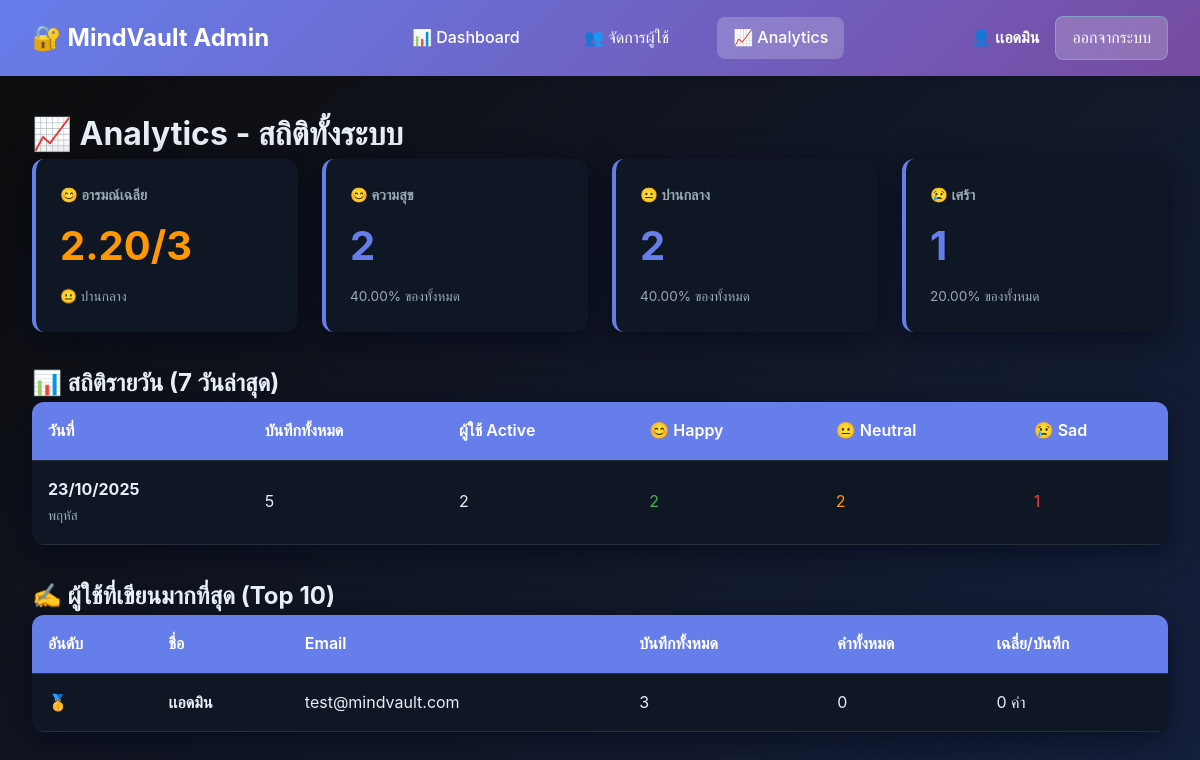
The app's page /admin/analytics.php (signed in) with its own data.
### tables this page shows
CREATE TABLE IF NOT EXISTS users (
    id INT AUTO_INCREMENT PRIMARY KEY,
    name VARCHAR(100) NOT NULL,
    email VARCHAR(100) NOT NULL UNIQUE,
    password VARCHAR(255) NOT NULL,
    role ENUM('user', 'admin') DEFAULT 'user',
    last_login TIMESTAMP NULL,
    created_at TIMESTAMP DEFAULT CURRENT_TIMESTAMP,
    updated_at TIMESTAMP DEFAULT CURRENT_TIMESTAMP ON UPDATE CURRENT_TIMESTAMP
);

### admin/analytics.php (the view, shortened to what this page needs)
<?php
require_once '../includes/db.php';
$mood_stats = $conn->query("
    SELECT
        mood,
        COUNT(*) as count,
        ROUND(COUNT(*) * 100.0 / (SELECT COUNT(*) FROM entries), 2) as percentage
    FROM entries
    GROUP BY mood
    ORDER BY count DESC
")->fetch_all(MYSQLI_ASSOC);
$daily_stats = $conn->query("
    SELECT
        DATE(created_at) as date,
        COUNT(*) as total_entries,
        COUNT(DISTINCT user_id) as active_users,
        SUM(CASE WHEN mood = 'happy' THEN 1 ELSE 0 END) as happy_count,
        SUM(CASE WHEN mood = 'neutral' THEN 1 ELSE 0 END) as neutral_count,
        SUM(CASE WHEN mood = 'sad' THEN 1 ELSE 0 END) as sad_count
    FROM entries
    WHERE created_at >= DATE_SUB(CURDATE(), INTERVAL 7 DAY)
    GROUP BY DATE(created_at)
    ORDER BY date DESC
")->fetch_all(MYSQLI_ASSOC);
$top_writers = $conn->query("
    SELECT
        u.id,
        u.name,
        u.email,
        COUNT(e.id) as total_entries,
        SUM(e.word_count) as total_words,
        AVG(e.word_count) as avg_words_per_entry
    FROM users u
    LEFT JOIN entries e ON u.id = e.user_id
    GROUP BY u.id, u.name, u.email
    HAVING total_entries > 0
    ORDER BY total_entries DESC
    LIMIT 10
")->fetch_all(MYSQLI_ASSOC);
$avg_mood = $conn->query("
    SELECT
        AVG(CASE
            WHEN mood = 'happy' THEN 3
            WHEN mood = 'neutral' THEN 2
            WHEN mood = 'sad' THEN 1
        END) as avg_mood_score
    FROM entries
")->fetch_assoc()['avg_mood_score'];
include 'includes/header.php';
?>
<h1>📈 Analytics - สถิติทั้งระบบ</h1>
<div class="stats-grid">
    <div class="stat-card">
        <h3>😊 อารมณ์เฉลีย</h3>
        <div class="stat-value" style="color: <?php
            echo $avg_mood >= 2.5 ? '#4caf50' : ($avg_mood >= 1.5 ? '#ff9800' : '#f44336');
        ?>">
            <?php echo number_format($avg_mood, 2); ?>/3
        </div>
        <div class="stat-label">
            <?php
            if($avg_mood >= 2.5) echo '😊 ดีมาก';
            elseif($avg_mood >= 1.5) echo '😐 ปานกลาง';
            else echo '😢 ควรดูแล';
            ?>
        </div>
    </div>
    <?php foreach($mood_stats as $mood): ?>
    <div class="stat-card">
        <h3>
            <?php
            $mood_labels = [
                'happy' => '😊 ความสุข',
                'neutral' => '😐 ปานกลาง',
                'sad' => '😢 เศร้า'
            ];
            echo $mood_labels[$mood['mood']] ?? $mood['mood'];
            ?>
        </h3>
        <div class="stat-value"><?php echo number_format($mood['count']); ?></div>
        <div class="stat-label"><?php echo $mood['percentage']; ?>% ของทั้งหมด</div>
    </div>
    <?php endforeach; ?>
</div>
<h2>📊 สถิติรายวัน (7 วันล่าสุด)</h2>
<div class="data-table">
    <table>
        <thead>
            <tr>
                <th>วันที่</th>
                <th>บันทึกทั้งหมด</th>
                <th>ผู้ใช้ Active</th>
                <th>😊 Happy</th>
                <th>😐 Neutral</th>
                <th>😢 Sad</th>
            </tr>
        </thead>
        <tbody>
            <?php foreach($daily_stats as $day): ?>
            <tr>
                <td>
                    <strong><?php echo date('d/m/Y', strtotime($day['date'])); ?></strong><br>
                    <small style="color: var(--muted);">
                        <?php
                        $thai_days = ['อาทิตย์', 'จันทร์', 'อังคาร', 'พุธ', 'พฤหัส', 'ศุกร์', 'เสาร์'];
                        echo $thai_days[date('w', strtotime($day['date']))];
                        ?>
                    </small>
                </td>
                <td><?php echo number_format($day['total_entries']); ?></td>
                <td><?php echo number_format($day['active_users']); ?></td>
                <td style="color: #4caf50;"><?php echo number_format($day['happy_count']); ?></td>
                <td style="color: #ff9800;"><?php echo number_format($day['neutral_count']); ?></td>
                <td style="color: #f44336;"><?php echo number_format($day['sad_count']); ?></td>
            </tr>
            <?php endforeach; ?>
        </tbody>
    </table>
</div>
<h2 style="margin-top: 2rem;">✍️ ผู้ใช้ที่เขียนมากที่สุด (Top 10)</h2>
<div class="data-table">
    <table>
        <thead>
            <tr>
                <th>อันดับ</th>
                <th>ชื่อ</th>
                <th>Email</th>
                <th>บันทึกทั้งหมด</th>
                <th>คำทั้งหมด</th>
                <th>เฉลี่ย/บันทึก</th>
            </tr>
        </thead>
        <tbody>
            <?php $rank = 1; foreach($top_writers as $writer): ?>
            <tr>
                <td>
                    <?php
                    if($rank == 1) echo '🥇';
                    elseif($rank == 2) echo '🥈';
                    elseif($rank == 3) echo '🥉';
                    else echo $rank;
                    ?>
                </td>
                <td><strong><?php echo htmlspecialchars($writer['name']); ?></strong></td>
                <td><?php echo htmlspecialchars($writer['email']); ?></td>
                <td><?php echo number_format($writer['total_entries']); ?></td>
                <td><?php echo number_format($writer['total_words']); ?></td>
                <td><?php echo number_format($writer['avg_words_per_entry'], 0); ?> คำ</td>
            </tr>
            <?php $rank++; endforeach; ?>
        </tbody>
    </table>
</div>
    </div>
</body>
</html>

### assets/css/dashboard.css (style rules this page uses)
:root { --bg: #0b0f1a; --card: #0f1724; --accent: #64ffda; --accent-light: #4fc3f7; --muted: #9aa6b2; --text: #e6eef6; --success: #4caf50; --error: #f44336; --warning: #ff9800; --radius: 12px; --shadow: 0 8px 30px rgba(2, 6, 23, 0.6); --shadow-hover: 0 12px 40px rgba(2, 6, 23, 0.8); }
* { margin: 0; padding: 0; box-sizing: border-box; }
body { background: linear-gradient(135deg, #0c0c0c, #16213e); font-family: 'Inter', system-ui, -apple-system, Arial, sans-serif; color: var(--text); line-height: 1.6; min-height: 100vh; }
.stat-label { font-size: 0.85rem; color: var(--muted); }

### admin/includes/header.php (style rules this page uses)
:root { --admin-primary: #667eea; --admin-secondary: #764ba2; --admin-accent: #f093fb; }
.stats-grid { display: grid; grid-template-columns: repeat(auto-fit, minmax(250px, 1fr)); gap: 1.5rem; margin-bottom: 2rem; }
.stat-card { background: var(--card); padding: 1.5rem; border-radius: var(--radius); box-shadow: var(--shadow); border-left: 4px solid var(--admin-primary); }
.stat-card h3 { font-size: 0.9rem; color: var(--muted); margin-bottom: 0.5rem; }
.stat-card .stat-value { font-size: 2.5rem; font-weight: 700; color: var(--admin-primary); margin-bottom: 0.5rem; }
.stat-card .stat-label { font-size: 0.85rem; color: var(--muted); }
.data-table { background: var(--card); border-radius: var(--radius); overflow: hidden; box-shadow: var(--shadow); }
.data-table table { width: 100%; border-collapse: collapse; }
.data-table th, .data-table td { padding: 1rem; text-align: left; border-bottom: 1px solid rgba(255,255,255,0.1); }
.data-table th { background: var(--admin-primary); color: white; font-weight: 600; }

### records on screen
users: name "เเอดมิน", email "test@mindvault.com", total_entries "3", total_words "0", avg_words_per_entry "0"

### other values on screen
$_SESSION['admin_name'] "เเอดมิน"
$avg_mood "2.20"
$mood_labels[$mood['mood']] "😊 ความสุข"
$mood['count'] "2"
$mood['percentage'] "40.00"
$mood_labels[$mood['mood']] "😐 ปานกลาง"
$mood_labels[$mood['mood']] "😢 เศร้า"
$mood['count'] "1"
$mood['percentage'] "20.00"
date('d/m/Y', strtotime($day['date'])) "23/10/2025"
$thai_days[date('w', strtotime($day['date']))] "พฤหัส"
$day['total_entries'] "5"
$day['active_users'] "2"
$day['happy_count'] "2"
$day['neutral_count'] "2"
